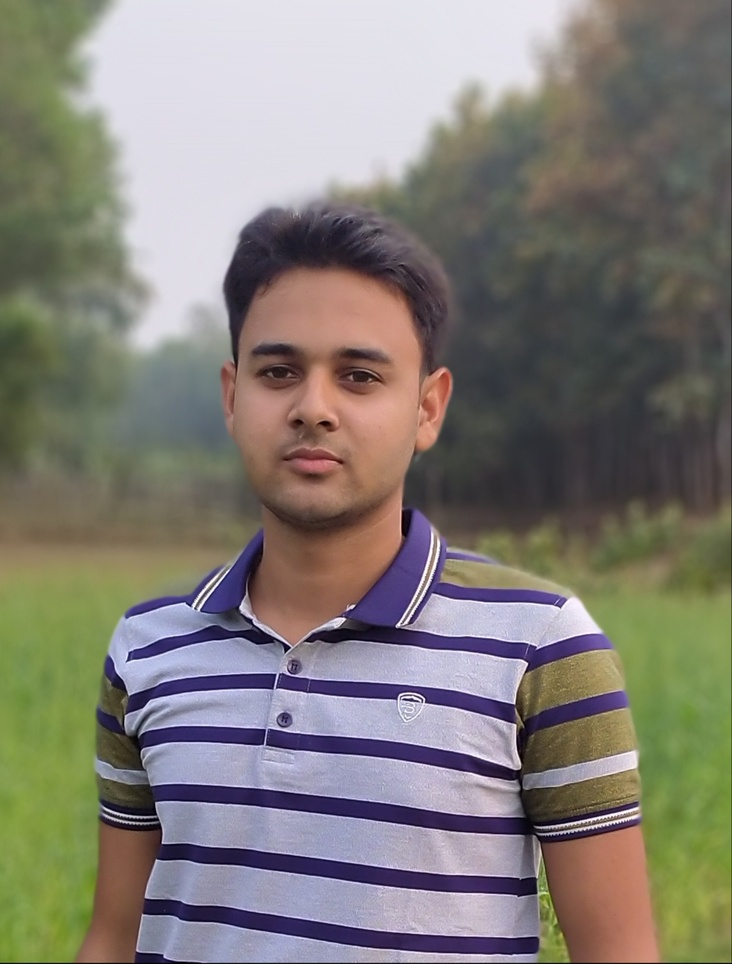
#> input picture saju.jpg, 732 x 964 px, shrunk from 1057 x 1393 before the run
$ python negation_transformation.py
#> lines starting #> are read from the running program, lines starting #| are printed output that depends on the picture
import matplotlib.pyplot as plt
import numpy as np
import cv2

img = cv2.imread('saju.jpg', cv2.IMREAD_GRAYSCALE)
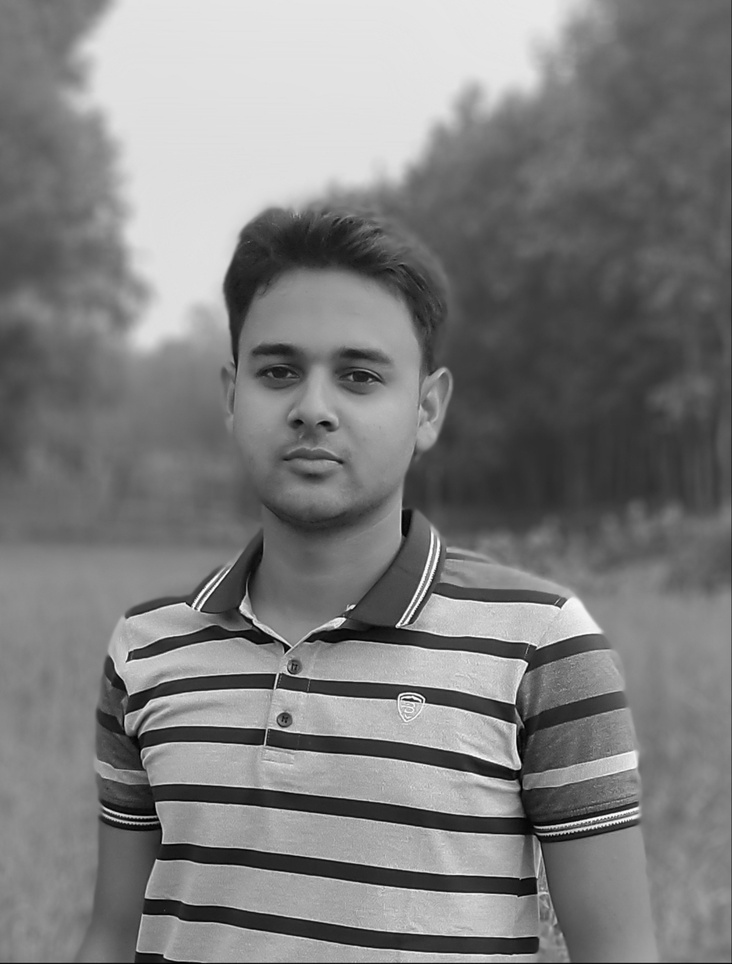
#> img: shape (964, 732); min 0, max 255, mean 125.7

rows, cols = img.shape
#> rows = 964; cols = 732
for i in range(rows):
  for j in range(cols):
    img[i][j] = 255 - img[i][j]
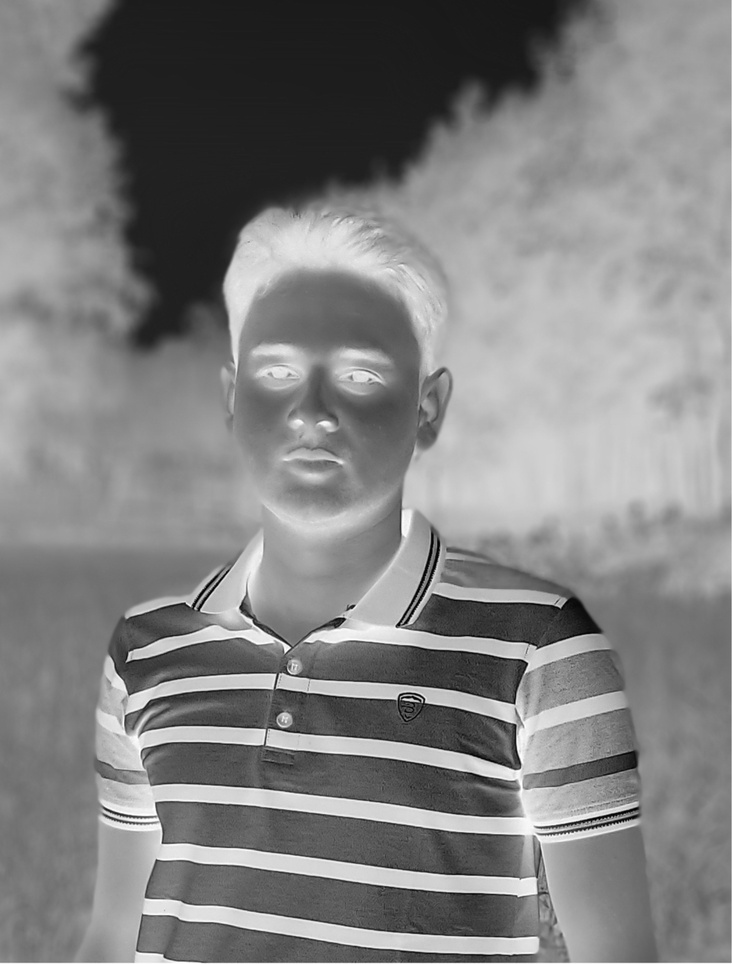
#> img: shape (964, 732); min 0, max 255, mean 129.3


cv2.imshow('image', img)
cv2.waitKey(0)
cv2.destroyAllWindows()

$ run again, with image5.jpg copied over saju.jpg
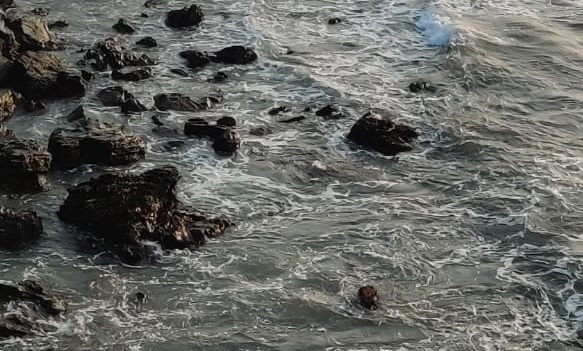
#> input picture image5.jpg, 583 x 351 px
#> after the loop `for i in range(rows):`:
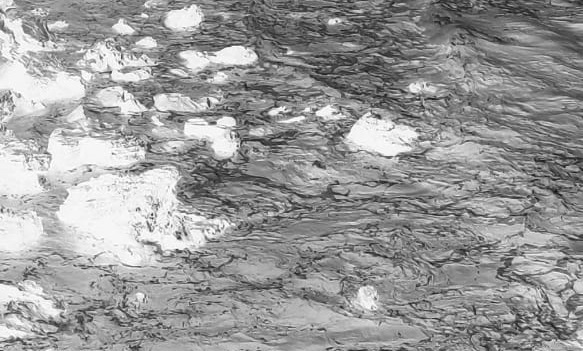
#> img: shape (351, 583); min 16, max 255, mean 153.7
